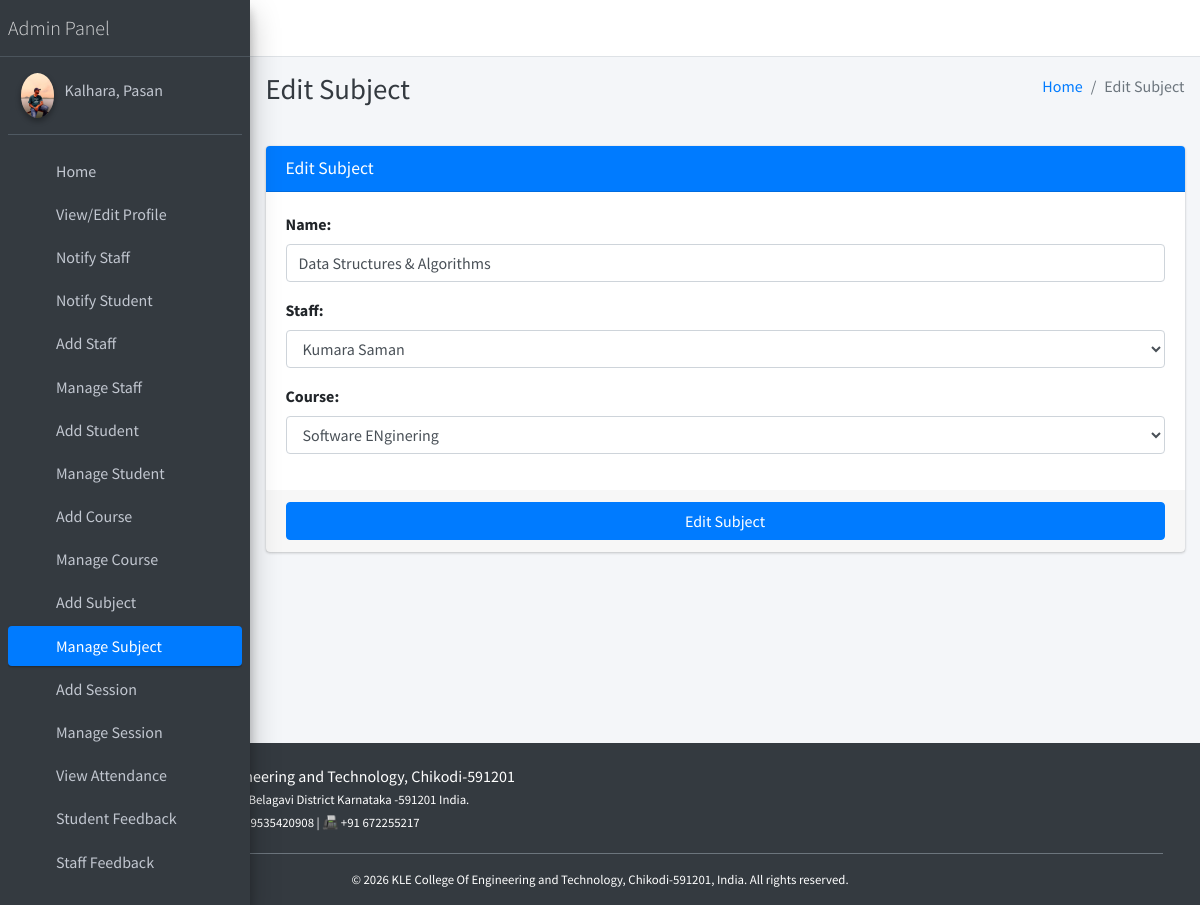
Screenshot of /subject/edit/3 (signed in) with the database file from the repository.
### main_app/models.py (models this page shows, shortened)
class CustomUser(AbstractUser):
    USER_TYPE = ((1, "HOD"), (2, "Staff"), (3, "Student"))
    GENDER = [("M", "Male"), ("F", "Female")]
    username = None  # Removed username, using email instead
    email = models.EmailField(unique=True)
    user_type = models.CharField(default=1, choices=USER_TYPE, max_length=1)
    gender = models.CharField(max_length=1, choices=GENDER)
    profile_pic = models.ImageField()
    address = models.TextField()
    fcm_token = models.TextField(default="")  # For firebase notifications
    created_at = models.DateTimeField(auto_now_add=True)
    updated_at = models.DateTimeField(auto_now=True)
    USERNAME_FIELD = "email"
    REQUIRED_FIELDS = []
    objects = CustomUserManager()
    def __str__(self):
        return self.last_name + ", " + self.first_name

class Subject(models.Model):
    name = models.CharField(max_length=120)
    staff = models.ForeignKey(Staff,on_delete=models.CASCADE,)
    course = models.ForeignKey(Course, on_delete=models.CASCADE)
    updated_at = models.DateTimeField(auto_now=True)
    created_at = models.DateTimeField(auto_now_add=True)

### main_app/hod_views.py (the view, shortened to what this page needs)
def edit_subject(request, subject_id):
    instance = get_object_or_404(Subject, id=subject_id)
    form = SubjectForm(request.POST or None, instance=instance)
    context = {
        'form': form,
        'subject_id': subject_id,
        'page_title': 'Edit Subject'
    }
    return render(request, 'hod_template/edit_subject_template.html', context)

### main_app/forms.py
class SubjectForm(FormSettings):
    def __init__(self, *args, **kwargs):
        super(SubjectForm, self).__init__(*args, **kwargs)
    class Meta:
        model = Subject
        fields = ['name', 'staff', 'course']

### main_app/models.py (called while the page is built)
    def __str__(self):
        return self.name

    def __str__(self):
        return self.admin.last_name + " " + self.admin.first_name

### main_app/templates/hod_template/edit_subject_template.html
{% extends 'main_app/base.html' %}
{% load static %}
{% block page_title %}{{page_title}}{% endblock page_title %}
{% block content %}
<section class="content">
    <div class="container-fluid">
        <div class="row">
            <div class="col-md-12">
                <div class="card card-primary">
                    <div class="card-header">
                        <h3 class="card-title">{{page_title}}</h3>
                    </div>
                    {% include "main_app/form_template.html" with messages=messages  form=form button_text="Edit Subject"%}
                </div>
            </div>
        </div>
    </div>
</section>
{% endblock content %}

### main_app/templates/main_app/sidebar_template.html (shortened to what this page needs)
{% load static %}
<aside class="main-sidebar sidebar-dark-primary elevation-4">
{% if request.user.user_type == '1' %}
    <a href="{% url 'admin_home' %}" class="brand-link">
        <span class="brand-text font-weight-light">Admin Panel</span>
    </a>
    <div class="sidebar">
        <div class="user-panel mt-3 pb-3 mb-3 d-flex">
            <div class="image">
                <img src="{{ request.user.profile_pic }}" class="img-circle elevation-2" alt="User Image">
            </div>
            <div class="info">
                <a href="#" class="d-block">{{ user }}</a>
            </div>
        </div>
        <nav class="mt-2">
            <ul class="nav nav-pills nav-sidebar flex-column" role="menu">
                <li class="nav-item">
                    {% url 'admin_home' as admin_home %}
                    <a href="{{ admin_home }}" class="nav-link {% if admin_home == request.path %} active {% endif %}">
                        <i class="nav-icon fas fa-tachometer-alt"></i>
                        <p>Home</p>
                    </a>
                </li>
                <li class="nav-item">
                    {% url 'admin_view_profile' as admin_view_profile %}
                    <a href="{{ admin_view_profile }}" class="nav-link {% if admin_view_profile == request.path %} active {% endif %}">
                        <i class="nav-icon fas fa-user-cog"></i>
                        <p>View/Edit Profile</p>
                    </a>
                </li>
                <li class="nav-item">
                    {% url 'admin_notify_staff' as admin_notify_staff %}
                    <a href="{{ admin_notify_staff }}" class="nav-link {% if admin_notify_staff == request.path %} active {% endif %}">
                        <i class="nav-icon fas fa-bullhorn"></i>
                        <p>Notify Staff</p>
                    </a>
                </li>
                <li class="nav-item">
                    {% url 'admin_notify_student' as admin_notify_student %}
                    <a href="{{ admin_notify_student }}" class="nav-link {% if admin_notify_student == request.path %} active {% endif %}">
                        <i class="nav-icon fas fa-bullhorn"></i>
                        <p>Notify Student</p>
                    </a>
                </li>
                <li class="nav-item">
                    {% url 'add_staff' as add_staff %}
                    <a href="{{ add_staff }}" class="nav-link {% if add_staff == request.path %} active {% endif %}">
                        <i class="nav-icon fas fa-user-plus"></i>
                        <p>Add Staff</p>
                    </a>
                </li>
                <li class="nav-item">
                    {% url 'manage_staff' as manage_staff %}
                    {% url 'edit_staff' staff_id as edit_staff %}
                    <a href="{{ manage_staff }}" class="nav-link {% if manage_staff == request.path or request.path == edit_staff %} active {% endif %}">
                        <i class="nav-icon fas fa-users"></i>
                        <p>Manage Staff</p>
                    </a>
                </li>
                <li class="nav-item">
                    {% url 'add_student' as add_student %}
                    <a href="{{ add_student }}" class="nav-link {% if add_student == request.path %} active {% endif %}">
                        <i class="nav-icon fas fa-user-graduate"></i>
                        <p>Add Student</p>
                    </a>
                </li>
                <li class="nav-item">
                    {% url 'manage_student' as manage_student %}
                    {% url 'edit_student' student_id as edit_student %}
                    <a href="{{ manage_student }}" class="nav-link {% if edit_student == request.path or manage_student == request.path %} active {% endif %}">
                        <i class="nav-icon fas fa-users"></i>
                        <p>Manage Student</p>
                    </a>
                </li>
                <li class="nav-item">
                    {% url 'add_course' as add_course %}
                    <a href="{{ add_course }}" class="nav-link {% if add_course == request.path %} active {% endif %}">
                        <i class="nav-icon fas fa-book"></i>
                        <p>Add Course</p>
                    </a>
                </li>
                <li class="nav-item">
                    {% url 'manage_course' as manage_course %}
                    {% url 'edit_course' course_id as edit_course %}
                    <a href="{{ manage_course }}" class="nav-link {% if edit_course == request.path or manage_course == request.path %} active {% endif %}">
                        <i class="nav-icon fas fa-book-open"></i>
                        <p>Manage Course</p>
                    </a>
                </li>
                <li class="nav-item">
                    {% url 'add_subject' as add_subject %}
                    <a href="{{ add_subject }}" class="nav-link {% if add_subject == request.path %} active {% endif %}">
                        <i class="nav-icon fas fa-chalkboard-teacher"></i>
                        <p>Add Subject</p>
                    </a>
                </li>
                <li class="nav-item">
                    {% url 'manage_subject' as manage_subject %}
                    {% url 'edit_subject' subject_id as edit_subject %}
                    <a href="{{ manage_subject }}" class="nav-link {% if edit_subject == request.path or manage_subject == request.path %} active {% endif %}">
                        <i class="nav-icon fas fa-book-reader"></i>
                        <p>Manage Subject</p>
                    </a>
                </li>
                <li class="nav-item">
                    {% url 'add_session' as add_session %}
                    <a href="{{ add_session }}" class="nav-link {% if add_session == request.path %} active {% endif %}">
                        <i class="nav-icon fas fa-calendar-plus"></i>
                        <p>Add Session</p>
                    </a>
                </li>
                <li class="nav-item">
                    {% url 'manage_session' as manage_session %}
                    {% url 'edit_session' session_id as edit_session %}
                    <a href="{{ manage_session }}" class="nav-link {% if edit_session == request.path or manage_session == request.path %} active {% endif %}">
                        <i class="nav-icon fas fa-calendar-alt"></i>
                        <p>Manage Session</p>
                    </a>
                </li>
                <li class="nav-item">
                    {% url 'admin_view_attendance' as admin_view_attendance %}
                    <a href="{{ admin_view_attendance }}" class="nav-link {% if admin_view_attendance == request.path %} active {% endif %}">
                        <i class="nav-icon fas fa-clipboard-list"></i>
                        <p>View Attendance</p>
                    </a>
                </li>
                <li class="nav-item">
                    {% url 'student_feedback_message' as student_feedback_message %}
                    <a href="{{ student_feedback_message }}" class="nav-link {% if student_feedback_message == request.path %} active {% endif %}">
                        <i class="nav-icon fas fa-comment-dots"></i>
                        <p>Student Feedback</p>
                    </a>
                </li>
                <li class="nav-item">
                    {% url 'staff_feedback_message' as staff_feedback_message %}
                    <a href="{{ staff_feedback_message }}" class="nav-link {% if staff_feedback_message == request.path %} active {% endif %}">
                        <i class="nav-icon fas fa-comments"></i>
                        <p>Staff Feedback</p>
                    </a>
                </li>
                <li class="nav-item">
                    {% url 'view_staff_leave' as view_staff_leave %}
                    <a href="{{ view_staff_leave }}" class="nav-link {% if view_staff_leave == request.path %} active {% endif %}">
                        <i class="nav-icon fas fa-user-clock"></i>
                        <p>Staff Leave</p>
                    </a>
                </li>
{% endif %}
</ul>
</nav>
</div>
</aside>

### main_app/templates/main_app/form_template.html (shortened to what this page needs)
<form role="form" method="POST" enctype="multipart/form-data">
    <div class="card-body">
        {% for field in form  %}
        <div class="form-group">
            {{field.label_tag}}
            {{field}}
        </div>
        {% endfor %}
    </div>
    <div class="card-footer">
        <button type="submit" class="btn btn-primary btn-block">
            {% if button_text %}
            {{button_text}}
            {% else %}
            Submit
            {% endif %}
        </button>
    </div>
</form>

### rows the page displays
CustomUser: user.profile_pic (picture), last_name+first_name "Kalhara, Pasan"
Subject: form "Data Structures & Algorithms" "Kumara Saman" "Software ENginering"

### other values shown
{{ page_title }} "Edit Subject"
{{ field.label_tag }} "Name:" "Staff:" "Course:"
{{ button_text }} "Edit Subject"
